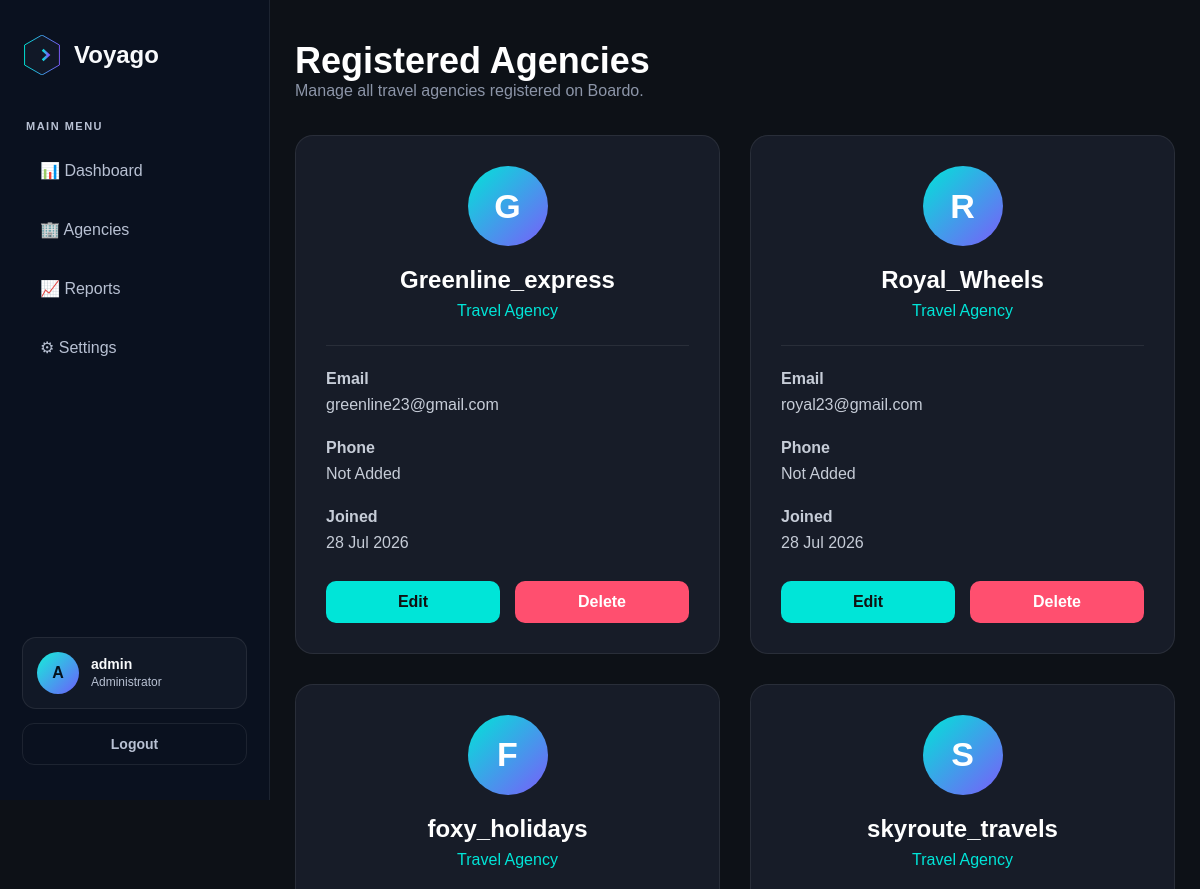
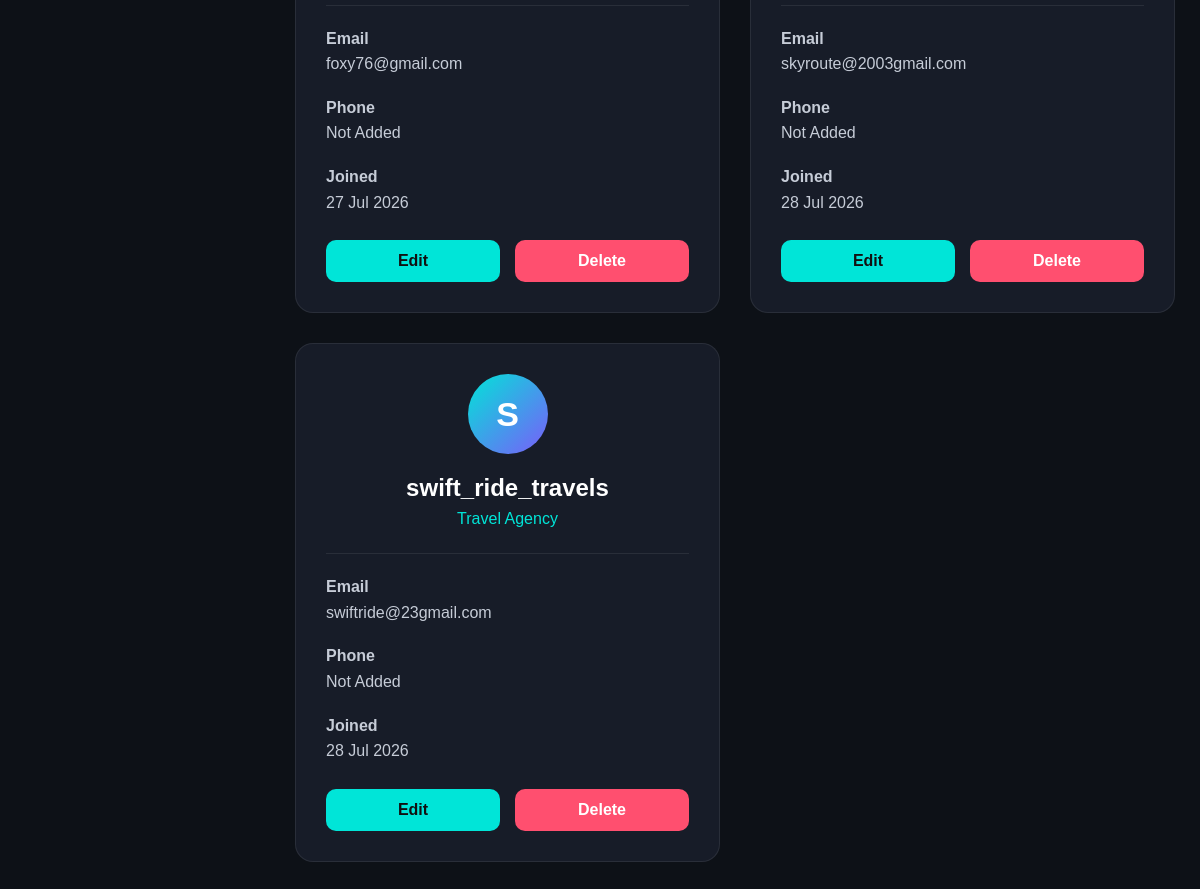
The app's page /dashboard/agencies/ (signed in) with its own data (2 pictures, top to bottom).
### accounts/models.py (models this page shows, shortened)
class Profile(models.Model):
    ROLE_CHOICES = [
        ("user", "User"),
        ("agency", "Agency"),
    ]
    user = models.OneToOneField(User,on_delete=models.CASCADE,related_name="profile",)
    role = models.CharField(max_length=20,choices=ROLE_CHOICES,default="user",)
    phone = models.CharField(max_length=15,blank=True,null=True,)
    image = models.ImageField(upload_to="profile/",blank=True,null=True,)
    created_at = models.DateTimeField(auto_now_add=True)
    updated_at = models.DateTimeField(auto_now=True)
    class Meta:
        ordering = ["user__username"]
        verbose_name = "Profile"
        verbose_name_plural = "Profiles"

### dashboard/views.py (the view)
# urls.py: path("agencies/", agency_list, name="agency_list"),
@staff_member_required
def agency_list(request):
    agencies = Profile.objects.filter(role="agency").select_related("user").order_by("user__username")
    context = {"agencies": agencies}
    return render(request,"agency_list.html",context)

### templates/agency_list.html
{% extends "admin_base.html" %}
{% load static %}
{% block content1 %}
<link rel="stylesheet" href="{% static 'css/agency_list.css' %}">
<div class="agency-container">
    <div class="agency-header">
        <div>
            <h1>Registered Agencies</h1>
            <p>Manage all travel agencies registered on Boardo.</p>
        </div>
    </div>
    {% if agencies %}
    <div class="agency-grid">
        {% for agency in agencies %}
        <div class="agency-card">
            <div class="agency-avatar">
                {{ agency.user.username|first|upper }}
            </div>
            <h2>{{ agency.user.get_full_name|default:agency.user.username }}</h2>
            <span class="agency-role">
                Travel Agency
            </span>
            <div class="agency-info">
                <p>
                    <strong>Email</strong><br>
                    {{ agency.user.email }}
                </p>
                <p>
                    <strong>Phone</strong><br>
                    {{ agency.phone|default:"Not Added" }}
                </p>
                <p>
                    <strong>Joined</strong><br>
                    {{ agency.user.date_joined|date:"d M Y" }}
                </p>
            </div>
            <div class="agency-actions">
                <a href="{% url 'edit_agency' agency.id %}" class="edit-btn">
                    Edit
                </a>
                <a href="{% url 'delete_agency' agency.id %}" class="delete-btn">
                    Delete
                </a>
            </div>
        </div>
        {% endfor %}
    </div>
    {% else %}
    <div class="empty-card">
        <h2>No Agencies Found</h2>
    </div>
    {% endif %}
</div>
{% endblock %}

### templates/admin_base.html (shortened to what this page needs)
{% load static %}
{% load humanize %}
<!DOCTYPE html>
<html lang="en">
<head>
    <link rel="stylesheet"
          href="{% static 'css/admin_base.css' %}">
</head>
<body>
<div class="dashboard">
    <aside class="sidebar">
        <div class="brand">
            <a href="{% url 'home' %}"
               class="logo">
                <h2>
                    Voya<span>go</span>
                </h2>
            </a>
        </div>
        <div class="menu-title">
            MAIN MENU
        </div>
        <nav aria-label="Admin navigation">
            <a href="{% url 'admindashboard' %}">
                📊 Dashboard
            </a>
            <a href="{% url 'agency_list' %}">
                🏢 Agencies
            </a>
            <a href="{% url 'admin_reports' %}">
                📈 Reports
            </a>
            <a href="{% url 'admin_settings' %}">
                ⚙ Settings
            </a>
        </nav>
        <div class="sidebar-bottom">
            <div class="admin-card">
                <div class="avatar">
                    {{ request.user.username|default:"A"|slice:":1"|upper }}
                </div>
                <div>
                    <h6>
                        {{ request.user.username }}
                    </h6>
                    <small>
                        Administrator
                    </small>
                </div>
            </div>
            <a href="{% url 'logout' %}"
               class="logout-btn">
                Logout
            </a>
        </div>
    </aside>
    <main class="dashboard-content">
        {% block content1 %}
        {% endblock %}
    </main>
</div>
</body>
</html>

### static/css/admin_base.css (style rules this page uses)
:root { --bg:#050816; --surface:#0b1222; --surface-2:#111827; --border:rgba(255,255,255,.08); --primary:#14f1d9; --secondary:#6d5dfc; --blue:#3b82f6; --success:#22c55e; --warning:#f59e0b; --danger:#ef4444; --text:#f8fafc; --text-light:#b8c1d3; }
* { margin:0; padding:0; box-sizing:border-box; }
body { background:linear-gradient( 180deg, #050816, #091120, #050816 ); color:var(--text); font-family: "Poppins", sans-serif; }
.dashboard { display:grid; grid-template-columns: 270px 1fr; min-height:100vh; }
.sidebar { background:rgba( 11, 18, 34, .85 ); backdrop-filter:blur(18px); border-right:1px solid var(--border); padding:35px 22px; position:sticky; top:0; height:100vh; display:flex; flex-direction:column; }
.logo { display:flex; align-items:center; gap:12px; margin-bottom:45px; text-decoration:none!important; color:var(--text)!important; }
.menu-title { font-size:11px; font-weight:700; letter-spacing:1.5px; color:var(--text-light); text-transform:uppercase; margin-bottom:14px; padding-left:4px; }
.sidebar-menu, .sidebar nav { display:flex; flex-direction:column; gap:10px; }
.sidebar-menu a, .sidebar nav a { display:flex; align-items:center; gap:14px; padding:15px 18px; border-radius:14px; color:var(--text-light)!important; text-decoration:none!important; transition:.3s; font-weight:500; }
.sidebar-bottom { margin-top:auto; padding-top:20px; }
body { background:linear-gradient( 180deg, #050816, #091120, #050816 ); color:var(--text); font-family:"Poppins",sans-serif; }
.admin-card { display:flex; align-items:center; gap:12px; padding:14px; border-radius:14px; background:rgba(255,255,255,.03); border:1px solid var(--border); margin-bottom:14px; }
.admin-card .avatar { width:42px; height:42px; border-radius:50%; background:linear-gradient( 135deg, var(--primary), var(--secondary) ); color:#05111c; display:flex; align-items:center; justify-content:center; font-weight:800; font-size:16px; flex-shrink:0; }
.admin-card h6 { font-size:14px; font-weight:600; }
.admin-card small { color:var(--text-light); font-size:12px; }
.logout-btn { display:block; text-align:center; padding:12px; border-radius:12px; border:1px solid var(--border); color:var(--text-light)!important; text-decoration:none!important; font-weight:600; font-size:14px; transition:.3s; }

### static/css/agency_list.css (style rules this page uses)
body { background:#0d1117; }
.agency-container { max-width:1400px; margin:40px auto; padding:0 25px; }
.agency-header { margin-bottom:35px; }
.agency-header h1 { color:#fff; font-size:36px; }
.agency-header p { color:#8c95a8; }
.agency-grid { display:grid; grid-template-columns:repeat(auto-fill,minmax(320px,1fr)); gap:30px; }
.agency-card { background:#171c28; border-radius:18px; padding:30px; border:1px solid rgba(255,255,255,.08); transition:.3s; }
.agency-avatar { width:80px; height:80px; border-radius:50%; margin:auto; background:linear-gradient(135deg,#00E5D8,#7B5CFA); display:flex; justify-content:center; align-items:center; color:white; font-size:34px; font-weight:bold; }
.agency-card h2 { text-align:center; margin:20px 0 8px; color:white; }
.agency-role { display:block; text-align:center; color:#00E5D8; margin-bottom:25px; }
.agency-info { border-top:1px solid rgba(255,255,255,.08); padding-top:20px; }
.agency-info p { color:#c6ccd7; margin-bottom:18px; line-height:1.6; }
.agency-actions { display:flex; gap:15px; margin-top:25px; }
.edit-btn { flex:1; background:#00E5D8; color:#111; padding:12px; border-radius:10px; text-align:center; text-decoration:none; font-weight:600; }
.delete-btn { flex:1; background:#ff4f6f; color:white; padding:12px; border-radius:10px; text-align:center; text-decoration:none; font-weight:600; }

### records on screen
Profile: user.username|first "G", user.get_full_name "Greenline_express", user.email "greenline23@gmail.com", phone "Not Added", user.date_joined "28 Jul 2026"
Profile: user.username|first "R", user.get_full_name "Royal_Wheels", user.email "royal23@gmail.com", phone "Not Added", user.date_joined "28 Jul 2026"
Profile: user.username|first "F", user.get_full_name "foxy_holidays", user.email "foxy76@gmail.com", phone "Not Added", user.date_joined "27 Jul 2026"
Profile: user.username|first "S", user.get_full_name "skyroute_travels", user.email "skyroute@2003gmail.com", phone "Not Added", user.date_joined "28 Jul 2026"
Profile: user.username|first "S", user.get_full_name "swift_ride_travels", user.email "swiftride@23gmail.com", phone "Not Added", user.date_joined "28 Jul 2026"

### other values on screen
{{ request.user.username|default:"A"|slice:":1"|upper }} "A"
{{ request.user.username }} "admin"
